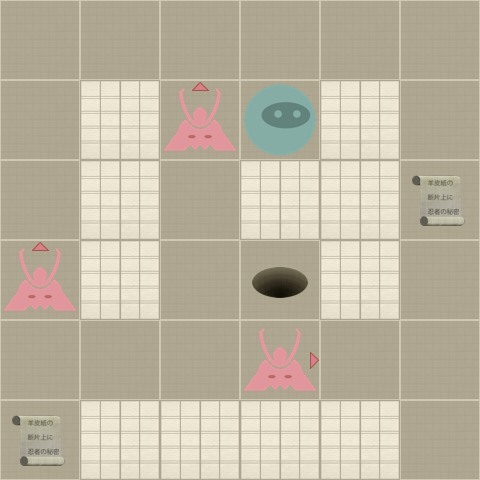

Rendered tile map (Tiled .tmx) drawn with the repository's tilesets; below, a short description and the map source with its tile grids summarised:
An orthogonal 6x6 tile map with 80x80 px tiles, 2 tile layers (Level, Actors).

<map version="1.0" orientation="orthogonal" width="6" height="6" tilewidth="80" tileheight="80">
 <properties>
  <property name="moves" value="6" />
 </properties>
 <tileset firstgid="1" name="tiles" tilewidth="80" tileheight="80" spacing="2" margin="2">
  <image source="tiles-ipad.png" width="512" height="512" />
  <tile id="0">
   <properties>
    <property name="actor" value="exit" />
   </properties>
  </tile>
  <tile id="2">
   <properties>
    <property name="actor" value="guard" />
    <property name="direction" value="down" />
   </properties>
  </tile>
  <tile id="3">
   <properties>
    <property name="actor" value="guard" />
    <property name="direction" value="left" />
   </properties>
  </tile>
  <tile id="4">
   <properties>
    <property name="actor" value="guard" />
    <property name="direction" value="right" />
   </properties>
  </tile>
  <tile id="5">
   <properties>
    <property name="actor" value="guard" />
    <property name="direction" value="up" />
   </properties>
  </tile>
  <tile id="7">
   <properties>
    <property name="actor" value="player" />
   </properties>
  </tile>
  <tile id="8">
   <properties>
    <property name="actor" value="scroll" />
   </properties>
  </tile>
  <tile id="9">
   <properties>
    <property name="wall" value="1" />
   </properties>
  </tile>
 </tileset>
 <layer name="Level" width="6" height="6">
  <data>[36 cells, 36 non-empty, 2 distinct tile ids]</data>
 </layer>
 <layer name="Actors" width="6" height="6">
  <data>[36 cells, 7 non-empty, 5 distinct tile ids]</data>
 </layer>
</map>
